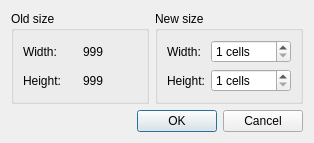
<?xml version="1.0" encoding="UTF-8"?>
<ui version="4.0">
 <class>ResizeWorldDialog</class>
 <widget class="QDialog" name="ResizeWorldDialog">
  <property name="geometry">
   <rect>
    <x>0</x>
    <y>0</y>
    <width>314</width>
    <height>126</height>
   </rect>
  </property>
  <property name="windowTitle">
   <string>Resize World</string>
  </property>
  <layout class="QGridLayout" name="gridLayout_3">
   <item row="0" column="0">
    <widget class="QGroupBox" name="groupBox">
     <property name="title">
      <string>Old size</string>
     </property>
     <layout class="QGridLayout" name="gridLayout">
      <item row="0" column="0">
       <widget class="QLabel" name="label">
        <property name="text">
         <string>Width:</string>
        </property>
       </widget>
      </item>
      <item row="0" column="1">
       <widget class="QLabel" name="oldWidth">
        <property name="minimumSize">
         <size>
          <width>50</width>
          <height>0</height>
         </size>
        </property>
        <property name="text">
         <string>999</string>
        </property>
       </widget>
      </item>
      <item row="1" column="0">
       <widget class="QLabel" name="label_2">
        <property name="text">
         <string>Height:</string>
        </property>
       </widget>
      </item>
      <item row="1" column="1">
       <widget class="QLabel" name="oldHeight">
        <property name="minimumSize">
         <size>
          <width>50</width>
          <height>0</height>
         </size>
        </property>
        <property name="text">
         <string>999</string>
        </property>
       </widget>
      </item>
     </layout>
    </widget>
   </item>
   <item row="0" column="1">
    <widget class="QGroupBox" name="groupBox_2">
     <property name="title">
      <string>New size</string>
     </property>
     <layout class="QGridLayout" name="gridLayout_2">
      <item row="0" column="0">
       <widget class="QLabel" name="label_6">
        <property name="text">
         <string>Width:</string>
        </property>
       </widget>
      </item>
      <item row="0" column="1">
       <widget class="QSpinBox" name="widthSpinBox">
        <property name="minimumSize">
         <size>
          <width>80</width>
          <height>0</height>
         </size>
        </property>
        <property name="suffix">
         <string> cells</string>
        </property>
        <property name="minimum">
         <number>1</number>
        </property>
        <property name="maximum">
         <number>100</number>
        </property>
       </widget>
      </item>
      <item row="1" column="0">
       <widget class="QLabel" name="label_5">
        <property name="text">
         <string>Height:</string>
        </property>
       </widget>
      </item>
      <item row="1" column="1">
       <widget class="QSpinBox" name="heightSpinBox">
        <property name="minimumSize">
         <size>
          <width>80</width>
          <height>0</height>
         </size>
        </property>
        <property name="suffix">
         <string> cells</string>
        </property>
        <property name="minimum">
         <number>1</number>
        </property>
        <property name="maximum">
         <number>100</number>
        </property>
       </widget>
      </item>
     </layout>
    </widget>
   </item>
   <item row="1" column="0" colspan="2">
    <widget class="QDialogButtonBox" name="buttonBox">
     <property name="orientation">
      <enum>Qt::Horizontal</enum>
     </property>
     <property name="standardButtons">
      <set>QDialogButtonBox::Cancel|QDialogButtonBox::Ok</set>
     </property>
    </widget>
   </item>
  </layout>
 </widget>
 <resources/>
 <connections>
  <connection>
   <sender>buttonBox</sender>
   <signal>accepted()</signal>
   <receiver>ResizeWorldDialog</receiver>
   <slot>accept()</slot>
   <hints>
    <hint type="sourcelabel">
     <x>248</x>
     <y>254</y>
    </hint>
    <hint type="destinationlabel">
     <x>157</x>
     <y>274</y>
    </hint>
   </hints>
  </connection>
  <connection>
   <sender>buttonBox</sender>
   <signal>rejected()</signal>
   <receiver>ResizeWorldDialog</receiver>
   <slot>reject()</slot>
   <hints>
    <hint type="sourcelabel">
     <x>316</x>
     <y>260</y>
    </hint>
    <hint type="destinationlabel">
     <x>286</x>
     <y>274</y>
    </hint>
   </hints>
  </connection>
 </connections>
</ui>
